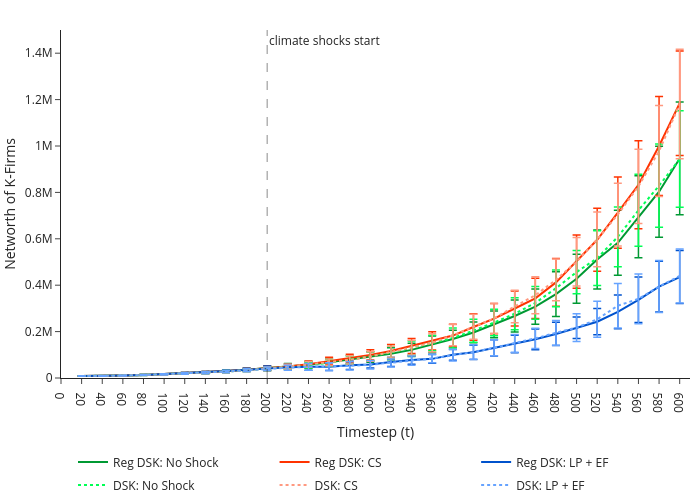

The notebook cell saved with this chart:
### Code cell
SCENARIOS = {
    "Reg DSK: No Shock": {"df": scenario_results["hrhs_1"], "color": "#009933", 'dash': 'solid'},
    "Reg DSK: CS": {"df": scenario_results["hrhs_2"], "color": "#ff3300",'dash': 'solid'},
    "Reg DSK: LP + EF": {"df": scenario_results["hrhs_3"], "color": "#0052cc",'dash': 'solid'},
    "DSK: No Shock": {"df": scenario_results["dsk_sfc_1"], "color": "#00ff55", 'dash': 'dot'},
    "DSK: CS": {"df": scenario_results["dsk_sfc_2"], "color": "#ff9980", 'dash': 'dot'},
    "DSK: LP + EF": {"df": scenario_results["dsk_sfc_3"], "color": "#66a3ff", 'dash': 'dot'}
}
fig1 = build_macro_snapshot_metric_figure(
    scenarios=SCENARIOS,
    metric="NW_1",
    metric_label='Networth of K-Firms',
    snap_ts=np.arange(0, 620, 20),
    title='Networth of K-Firms',
    line_type='lines',
    ncol_legend=3,
    CI_type='error_bar',
    ymin=0, ymax=1500000,
    pdf_pages=PDF_PAGES,
    pdf_path=OUTPUT / "NW_1_line.pdf",
)

# fig1.write_html("../figures/verification/GDP_r_ln.html", include_plotlyjs="cdn")
fig1

### Figure 1 — Plotly figure (JSON) as saved in the notebook; plotly's stock layout.template omitted (floating-point values rounded to 4 significant figures)
{"data": [{"error_y": {"array": [681.8, 969.1, 1078.0, 1463.0, 1828.0, 2949.0, 4196.0, 6185.0, 6901.0, 9866.0, 12200.0, 14890.0, 17430.0, 17320.0, 22880.0, 25680.0, 28110.0, 36060.0, 37200.0, 44610.0, 57630.0, 68780.0, 76250.0, 96630.0, 105400.0, 127200.0, 140100.0, 176400.0, 195800.0, 243100.0], "color": "#009933", "thickness": 1.5, "type": "data", "visible": true, "width": 4}, "legendgroup": "Reg DSK: No Shock", "line": {"color": "#009933", "dash": "solid", "width": 2}, "marker": {"color": "#009933", "line": {"color": "#009933", "width": 1}, "size": 8, "symbol": "circle"}, "mode": "lines", "name": "Reg DSK: No Shock", "showlegend": true, "type": "scatter", "x": [20, 40, 60, 80, 100, 120, 140, 160, 180, 200, 220, 240, 260, 280, 300, 320, 340, 360, 380, 400, 420, 440, 460, 480, 500, 520, 540, 560, 580, 600], "y": [8608.0, 8704.0, 10480.0, 13130.0, 16480.0, 20270.0, 24130.0, 29640.0, 35650.0, 42090.0, 50200.0, 56820.0, 67610.0, 79240.0, 90790.0, 104500.0, 121200.0, 145300.0, 168400.0, 196300.0, 231100.0, 267200.0, 307900.0, 361800.0, 427900.0, 511100.0, 582900.0, 695200.0, 802900.0, 946400.0]}, {"error_y": {"array": [681.8, 969.1, 1078.0, 1463.0, 1828.0, 2949.0, 4196.0, 6185.0, 6901.0, 9866.0, 11950.0, 14100.0, 16620.0, 18340.0, 22100.0, 28120.0, 32640.0, 39770.0, 48680.0, 56930.0, 65540.0, 75570.0, 86770.0, 102700.0, 115200.0, 135800.0, 153500.0, 189900.0, 213200.0, 225000.0], "color": "#ff3300", "thickness": 1.5, "type": "data", "visible": true, "width": 4}, "legendgroup": "Reg DSK: CS", "line": {"color": "#ff3300", "dash": "solid", "width": 2}, "marker": {"color": "#ff3300", "line": {"color": "#ff3300", "width": 1}, "size": 8, "symbol": "circle"}, "mode": "lines", "name": "Reg DSK: CS", "showlegend": true, "type": "scatter", "x": [20, 40, 60, 80, 100, 120, 140, 160, 180, 200, 220, 240, 260, 280, 300, 320, 340, 360, 380, 400, 420, 440, 460, 480, 500, 520, 540, 560, 580, 600], "y": [8608.0, 8704.0, 10480.0, 13130.0, 16480.0, 20270.0, 24130.0, 29640.0, 35650.0, 42090.0, 49460.0, 59100.0, 72660.0, 84300.0, 99240.0, 116300.0, 137800.0, 160000.0, 183000.0, 219800.0, 255900.0, 299500.0, 343200.0, 412000.0, 501600.0, 595700.0, 712900.0, 833000.0, 1000000.0, 1184000.0]}, {"error_y": {"array": [681.8, 969.1, 1078.0, 1463.0, 1828.0, 2949.0, 4196.0, 6185.0, 6901.0, 9866.0, 13090.0, 15970.0, 16310.0, 18590.0, 15360.0, 18860.0, 19150.0, 19040.0, 22930.0, 30820.0, 34710.0, 38000.0, 44730.0, 49960.0, 46060.0, 56410.0, 72430.0, 97800.0, 109100.0, 114100.0], "color": "#0052cc", "thickness": 1.5, "type": "data", "visible": true, "width": 4}, "legendgroup": "Reg DSK: LP + EF", "line": {"color": "#0052cc", "dash": "solid", "width": 2}, "marker": {"color": "#0052cc", "line": {"color": "#0052cc", "width": 1}, "size": 8, "symbol": "circle"}, "mode": "lines", "name": "Reg DSK: LP + EF", "showlegend": true, "type": "scatter", "x": [20, 40, 60, 80, 100, 120, 140, 160, 180, 200, 220, 240, 260, 280, 300, 320, 340, 360, 380, 400, 420, 440, 460, 480, 500, 520, 540, 560, 580, 600], "y": [8608.0, 8704.0, 10480.0, 13130.0, 16480.0, 20270.0, 24130.0, 29640.0, 35650.0, 42090.0, 46380.0, 49000.0, 48960.0, 54960.0, 58150.0, 68960.0, 78030.0, 82490.0, 99830.0, 110700.0, 129800.0, 146300.0, 167000.0, 190000.0, 216300.0, 242700.0, 285000.0, 337100.0, 394000.0, 435100.0]}, {"error_y": {"array": [681.8, 969.0, 1254.0, 1850.0, 2725.0, 3332.0, 4328.0, 4958.0, 6319.0, 7934.0, 10080.0, 12620.0, 14160.0, 16790.0, 19940.0, 25350.0, 30410.0, 33800.0, 42790.0, 49510.0, 56850.0, 68800.0, 70500.0, 79160.0, 93520.0, 117800.0, 128500.0, 155100.0, 179300.0, 208200.0], "color": "#00ff55", "thickness": 1.5, "type": "data", "visible": true, "width": 4}, "legendgroup": "DSK: No Shock", "line": {"color": "#00ff55", "dash": "dot", "width": 2}, "marker": {"color": "#00ff55", "line": {"color": "#00ff55", "width": 1}, "size": 8, "symbol": "circle"}, "mode": "lines", "name": "DSK: No Shock", "showlegend": true, "type": "scatter", "x": [20, 40, 60, 80, 100, 120, 140, 160, 180, 200, 220, 240, 260, 280, 300, 320, 340, 360, 380, 400, 420, 440, 460, 480, 500, 520, 540, 560, 580, 600], "y": [8608.0, 8704.0, 10410.0, 12820.0, 15820.0, 19270.0, 23120.0, 27780.0, 33070.0, 40000.0, 47600.0, 55520.0, 65920.0, 78390.0, 93420.0, 110300.0, 129100.0, 151000.0, 172600.0, 204000.0, 239200.0, 277000.0, 323600.0, 386700.0, 456400.0, 516500.0, 608400.0, 722800.0, 828800.0, 944200.0]}, {"error_y": {"array": [681.8, 969.0, 1254.0, 1850.0, 2725.0, 3332.0, 4328.0, 4958.0, 6319.0, 7934.0, 10170.0, 12660.0, 14490.0, 17510.0, 20210.0, 25060.0, 31330.0, 39360.0, 46030.0, 53870.0, 64320.0, 70260.0, 79950.0, 89950.0, 104300.0, 118100.0, 135300.0, 160400.0, 196000.0, 235900.0], "color": "#ff9980", "thickness": 1.5, "type": "data", "visible": true, "width": 4}, "legendgroup": "DSK: CS", "line": {"color": "#ff9980", "dash": "dot", "width": 2}, "marker": {"color": "#ff9980", "line": {"color": "#ff9980", "width": 1}, "size": 8, "symbol": "circle"}, "mode": "lines", "name": "DSK: CS", "showlegend": true, "type": "scatter", "x": [20, 40, 60, 80, 100, 120, 140, 160, 180, 200, 220, 240, 260, 280, 300, 320, 340, 360, 380, 400, 420, 440, 460, 480, 500, 520, 540, 560, 580, 600], "y": [8608.0, 8704.0, 10410.0, 12820.0, 15820.0, 19270.0, 23120.0, 27780.0, 33070.0, 40000.0, 48780.0, 58460.0, 67360.0, 78320.0, 92620.0, 111600.0, 130900.0, 151500.0, 184500.0, 221100.0, 257100.0, 308500.0, 356900.0, 422900.0, 500900.0, 597300.0, 704500.0, 826100.0, 978200.0, 1181000.0]}, {"error_y": {"array": [681.8, 969.0, 1254.0, 1850.0, 2725.0, 3332.0, 4328.0, 4958.0, 6319.0, 7934.0, 10560.0, 14970.0, 16550.0, 17940.0, 18280.0, 17370.0, 20100.0, 18080.0, 25230.0, 30950.0, 34210.0, 38190.0, 43750.0, 52990.0, 60210.0, 77360.0, 95990.0, 107400.0, 112200.0, 116700.0], "color": "#66a3ff", "thickness": 1.5, "type": "data", "visible": true, "width": 4}, "legendgroup": "DSK: LP + EF", "line": {"color": "#66a3ff", "dash": "dot", "width": 2}, "marker": {"color": "#66a3ff", "line": {"color": "#66a3ff", "width": 1}, "size": 8, "symbol": "circle"}, "mode": "lines", "name": "DSK: LP + EF", "showlegend": true, "type": "scatter", "x": [20, 40, 60, 80, 100, 120, 140, 160, 180, 200, 220, 240, 260, 280, 300, 320, 340, 360, 380, 400, 420, 440, 460, 480, 500, 520, 540, 560, 580, 600], "y": [8608.0, 8704.0, 10410.0, 12820.0, 15820.0, 19270.0, 23120.0, 27780.0, 33070.0, 40000.0, 44440.0, 48000.0, 48890.0, 52360.0, 57380.0, 64920.0, 74910.0, 84020.0, 98710.0, 112100.0, 130100.0, 149000.0, 171100.0, 194400.0, 217200.0, 253000.0, 311600.0, 341000.0, 394100.0, 439700.0]}], "layout": {"annotations": [{"showarrow": false, "text": "climate shocks start", "x": 200, "xanchor": "left", "xref": "x", "y": 1, "yanchor": "top", "yref": "y domain"}], "height": 500, "legend": {"entrywidth": 0.3125, "entrywidthmode": "fraction", "orientation": "h", "tracegroupgap": 4, "x": 0.5, "xanchor": "center", "y": -0.2, "yanchor": "top"}, "margin": {"b": 10, "l": 0, "r": 10, "t": 30}, "paper_bgcolor": "rgba(0,0,0,0)", "plot_bgcolor": "rgba(0,0,0,0)", "shapes": [{"line": {"color": "black", "dash": "dash", "width": 1.5}, "type": "line", "x0": 200, "x1": 200, "xref": "x", "y0": 0, "y1": 1, "yref": "y domain"}], "width": 700, "xaxis": {"range": [0, 610], "tickvals": [0, 20, 40, 60, 80, 100, 120, 140, 160, 180, 200, 220, 240, 260, 280, 300, 320, 340, 360, 380, 400, 420, 440, 460, 480, 500, 520, 540, 560, 580, 600], "title": {"text": "Timestep (t)"}}, "yaxis": {"range": [0, 1500000], "title": {"text": "Networth of K-Firms"}}}}
